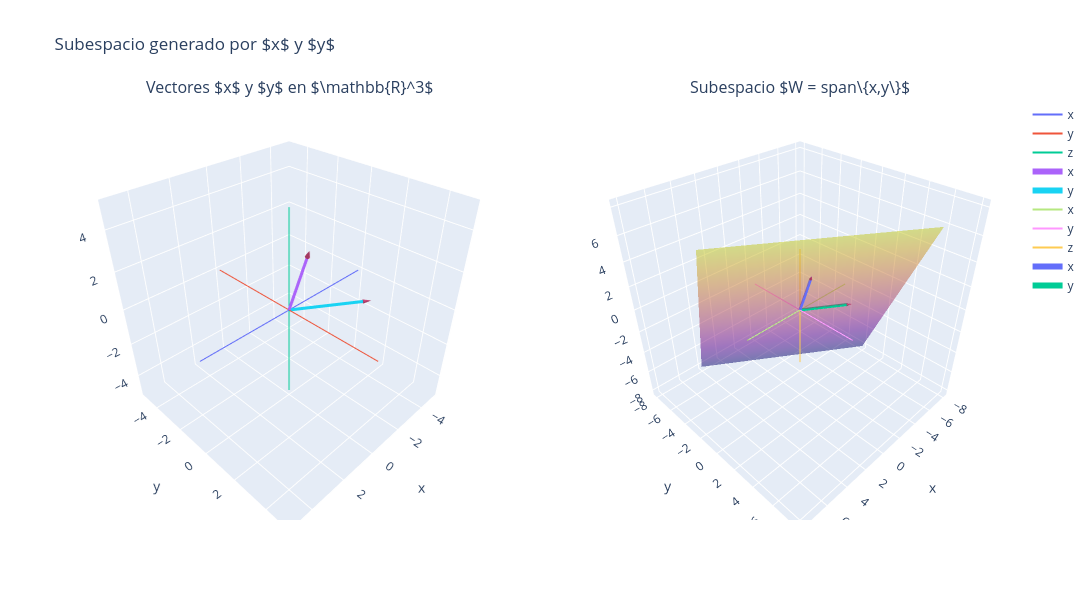

Notebook code cell kept with this figure:
### Markdown cell above
# 4. 

Sean $x = (1, 2, 4)$ y $y = (-3,2,0)$, dos vectores de $\mathbb{R}^{3}$ y sea 


$$
W = \{ u \in \mathbb{R}^{3} \mid u = \alpha x + \beta y, \ \alpha, \beta \in \mathbb{R} \}
$$  

Muestre que $W$ es subespacio de $\mathbb{R}^{3}$.

### Code cell
import numpy as np
import plotly.graph_objects as go
from plotly.subplots import make_subplots

# Vectores del problema
x = np.array([1,2,4])
y = np.array([-3,2,0])

# Crear figura con dos gráficos
fig = make_subplots(
    rows=1, cols=2,
    specs=[[{'type':'scene'}, {'type':'scene'}]],
    subplot_titles=[
        "Vectores $x$ y $y$ en $\mathbb{R}^3$",
        "Subespacio $W = span\{x,y\}$"
    ]
)

# -------- función para dibujar vectores con flecha ----------
def vector_con_flecha(v, nombre):

    line = go.Scatter3d(
        x=[0,v[0]],
        y=[0,v[1]],
        z=[0,v[2]],
        mode="lines",
        line=dict(width=6),
        name=nombre
    )

    cone = go.Cone(
        x=[v[0]],
        y=[v[1]],
        z=[v[2]],
        u=[v[0]],
        v=[v[1]],
        w=[v[2]],
        sizemode="absolute",
        sizeref=0.4,
        showscale=False,
        name=nombre
    )

    return line, cone


# --------- ejes coordenados ----------
def ejes():

    L = 5

    eje_x = go.Scatter3d(x=[-L,L], y=[0,0], z=[0,0], mode='lines', name='x')
    eje_y = go.Scatter3d(x=[0,0], y=[-L,L], z=[0,0], mode='lines', name='y')
    eje_z = go.Scatter3d(x=[0,0], y=[0,0], z=[-L,L], mode='lines', name='z')

    return [eje_x,eje_y,eje_z]


# -------- gráfico 1 ----------
for eje in ejes():
    fig.add_trace(eje,row=1,col=1)

for vec,name in [(x,"x"),(y,"y")]:
    l,c = vector_con_flecha(vec,name)
    fig.add_trace(l,row=1,col=1)
    fig.add_trace(c,row=1,col=1)


# -------- plano generado por x,y ----------
a = np.linspace(-2,2,10)
b = np.linspace(-2,2,10)

A,B = np.meshgrid(a,b)

X = A*x[0] + B*y[0]
Y = A*x[1] + B*y[1]
Z = A*x[2] + B*y[2]

plane = go.Surface(x=X,y=Y,z=Z, opacity=0.5, showscale=False, name="Plano W")


# -------- gráfico 2 ----------
for eje in ejes():
    fig.add_trace(eje,row=1,col=2)

for vec,name in [(x,"x"),(y,"y")]:
    l,c = vector_con_flecha(vec,name)
    fig.add_trace(l,row=1,col=2)
    fig.add_trace(c,row=1,col=2)

fig.add_trace(plane,row=1,col=2)


# layout
fig.update_layout(
    height=600,
    width=1100,
    title="Subespacio generado por $x$ y $y$"
)

fig.show()
fig.write_image(r"C:\Users\marco\Downloads\espacio_generado_por_dos_vectores.png")

### Figure 1 — Plotly figure (JSON) as saved in the notebook; plotly's stock layout.template omitted (floating-point values rounded to 4 significant figures)
{"data": [{"mode": "lines", "name": "x", "scene": "scene", "type": "scatter3d", "x": [-5, 5], "y": [0, 0], "z": [0, 0]}, {"mode": "lines", "name": "y", "scene": "scene", "type": "scatter3d", "x": [0, 0], "y": [-5, 5], "z": [0, 0]}, {"mode": "lines", "name": "z", "scene": "scene", "type": "scatter3d", "x": [0, 0], "y": [0, 0], "z": [-5, 5]}, {"line": {"width": 6}, "mode": "lines", "name": "x", "scene": "scene", "type": "scatter3d", "x": [0, 1], "y": [0, 2], "z": [0, 4]}, {"name": "x", "scene": "scene", "showscale": false, "sizemode": "absolute", "sizeref": 0.4, "type": "cone", "u": [1], "v": [2], "w": [4], "x": [1], "y": [2], "z": [4]}, {"line": {"width": 6}, "mode": "lines", "name": "y", "scene": "scene", "type": "scatter3d", "x": [0, -3], "y": [0, 2], "z": [0, 0]}, {"name": "y", "scene": "scene", "showscale": false, "sizemode": "absolute", "sizeref": 0.4, "type": "cone", "u": [-3], "v": [2], "w": [0], "x": [-3], "y": [2], "z": [0]}, {"mode": "lines", "name": "x", "scene": "scene2", "type": "scatter3d", "x": [-5, 5], "y": [0, 0], "z": [0, 0]}, {"mode": "lines", "name": "y", "scene": "scene2", "type": "scatter3d", "x": [0, 0], "y": [-5, 5], "z": [0, 0]}, {"mode": "lines", "name": "z", "scene": "scene2", "type": "scatter3d", "x": [0, 0], "y": [0, 0], "z": [-5, 5]}, {"line": {"width": 6}, "mode": "lines", "name": "x", "scene": "scene2", "type": "scatter3d", "x": [0, 1], "y": [0, 2], "z": [0, 4]}, {"name": "x", "scene": "scene2", "showscale": false, "sizemode": "absolute", "sizeref": 0.4, "type": "cone", "u": [1], "v": [2], "w": [4], "x": [1], "y": [2], "z": [4]}, {"line": {"width": 6}, "mode": "lines", "name": "y", "scene": "scene2", "type": "scatter3d", "x": [0, -3], "y": [0, 2], "z": [0, 0]}, {"name": "y", "scene": "scene2", "showscale": false, "sizemode": "absolute", "sizeref": 0.4, "type": "cone", "u": [-3], "v": [2], "w": [0], "x": [-3], "y": [2], "z": [0]}, {"name": "Plano W", "opacity": 0.5, "scene": "scene2", "showscale": false, "type": "surface", "x": [[4.0, 4.444, 4.889, 5.333, 5.778, 6.222, 6.667, 7.111, 7.556, 8.0], [2.667, 3.111, 3.556, 4.0, 4.444, 4.889, 5.333, 5.778, 6.222, 6.667], [1.333, 1.778, 2.222, 2.667, 3.111, 3.556, 4.0, 4.444, 4.889, 5.333], [0.0, 0.4444, 0.8889, 1.333, 1.778, 2.222, 2.667, 3.111, 3.556, 4.0], [-1.333, -0.8889, -0.4444, 2.22e-16, 0.4444, 0.8889, 1.333, 1.778, 2.222, 2.667], [-2.667, -2.222, -1.778, -1.333, -0.8889, -0.4444, -4.441e-16, 0.4444, 0.8889, 1.333], [-4.0, -3.556, -3.111, -2.667, -2.222, -1.778, -1.333, -0.8889, -0.4444, 4.441e-16], [-5.333, -4.889, -4.444, -4.0, -3.556, -3.111, -2.667, -2.222, -1.778, -1.333], [-6.667, -6.222, -5.778, -5.333, -4.889, -4.444, -4.0, -3.556, -3.111, -2.667], [-8.0, -7.556, -7.111, -6.667, -6.222, -5.778, -5.333, -4.889, -4.444, -4.0]], "y": [[-8.0, -7.111, -6.222, -5.333, -4.444, -3.556, -2.667, -1.778, -0.8889, 0.0], [-7.111, -6.222, -5.333, -4.444, -3.556, -2.667, -1.778, -0.8889, -4.441e-16, 0.8889], [-6.222, -5.333, -4.444, -3.556, -2.667, -1.778, -0.8889, -8.882e-16, 0.8889, 1.778], [-5.333, -4.444, -3.556, -2.667, -1.778, -0.8889, -4.441e-16, 0.8889, 1.778, 2.667], [-4.444, -3.556, -2.667, -1.778, -0.8889, 0.0, 0.8889, 1.778, 2.667, 3.556], [-3.556, -2.667, -1.778, -0.8889, 0.0, 0.8889, 1.778, 2.667, 3.556, 4.444], [-2.667, -1.778, -0.8889, -4.441e-16, 0.8889, 1.778, 2.667, 3.556, 4.444, 5.333], [-1.778, -0.8889, -8.882e-16, 0.8889, 1.778, 2.667, 3.556, 4.444, 5.333, 6.222], [-0.8889, -4.441e-16, 0.8889, 1.778, 2.667, 3.556, 4.444, 5.333, 6.222, 7.111], [0.0, 0.8889, 1.778, 2.667, 3.556, 4.444, 5.333, 6.222, 7.111, 8.0]], "z": [[-8.0, -6.222, -4.444, -2.667, -0.8889, 0.8889, 2.667, 4.444, 6.222, 8.0], [-8.0, -6.222, -4.444, -2.667, -0.8889, 0.8889, 2.667, 4.444, 6.222, 8.0], [-8.0, -6.222, -4.444, -2.667, -0.8889, 0.8889, 2.667, 4.444, 6.222, 8.0], [-8.0, -6.222, -4.444, -2.667, -0.8889, 0.8889, 2.667, 4.444, 6.222, 8.0], [-8.0, -6.222, -4.444, -2.667, -0.8889, 0.8889, 2.667, 4.444, 6.222, 8.0], [-8.0, -6.222, -4.444, -2.667, -0.8889, 0.8889, 2.667, 4.444, 6.222, 8.0], [-8.0, -6.222, -4.444, -2.667, -0.8889, 0.8889, 2.667, 4.444, 6.222, 8.0], [-8.0, -6.222, -4.444, -2.667, -0.8889, 0.8889, 2.667, 4.444, 6.222, 8.0], [-8.0, -6.222, -4.444, -2.667, -0.8889, 0.8889, 2.667, 4.444, 6.222, 8.0], [-8.0, -6.222, -4.444, -2.667, -0.8889, 0.8889, 2.667, 4.444, 6.222, 8.0]]}], "layout": {"annotations": [{"font": {"size": 16}, "showarrow": false, "text": "Vectores $x$ y $y$ en $\\mathbb{R}^3$", "x": 0.225, "xanchor": "center", "xref": "paper", "y": 1, "yanchor": "bottom", "yref": "paper"}, {"font": {"size": 16}, "showarrow": false, "text": "Subespacio $W = span\\{x,y\\}$", "x": 0.775, "xanchor": "center", "xref": "paper", "y": 1, "yanchor": "bottom", "yref": "paper"}], "height": 600, "scene": {"domain": {"x": [0, 0.45], "y": [0, 1]}}, "scene2": {"domain": {"x": [0.55, 1], "y": [0, 1]}}, "title": {"text": "Subespacio generado por $x$ y $y$"}, "width": 1100}}
